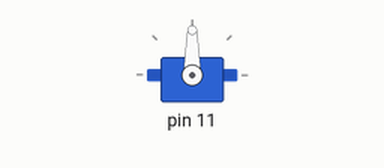
The sketch below on a simulated Arduino Uno, built with avr-gcc and run on an emulated ATmega328P. Parts: servo. What the sketch prints to the serial monitor is not drawn.

Above: at 0.05 s.
Timing chart, 0 to 4.6 s (numbered marks = the images above):
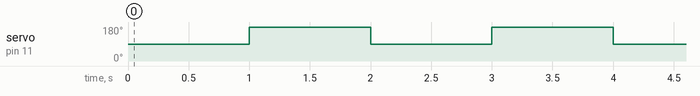

The sketch:

Claw.ino
```cpp
#include "Claw.h"

Claw claw(11);
Servo servo;

void setup() {
  Serial.begin(9600);
  claw.init();
}

void loop() {
  claw.grabCube();
  delay(1000);
  claw.releaseCube();
  delay(1000);
}
```

Claw.cpp
```cpp
#include "Claw.h"

Claw::Claw(int pin)
{
  this->pin = pin;
}

void Claw::init()
{
  servo.attach(pin);
  pinMode(pin, INPUT_PULLUP);
}
void Claw::grabCube()
{
  Serial.println("Grabbing cube");
  int angle = 90;
  servo.write(angle);
  Serial.println("Claw closed");
}

void Claw::releaseCube()
{
  Serial.println("Releasing cube");
  int angle = 180;
  servo.write(angle);
  Serial.print("Claw open");
}
```

Claw.h
```cpp
#ifndef CLAW_H
#define CLAW_H

#include <Arduino.h>
#include <Servo.h>
class Claw
{
private:
  int pin;
  Servo servo;
public:
  Claw() {}//do not use
  Claw(int pin);

  void init();
  void grabCube();
  void releaseCube();
};

#endif
```

Measured:
- by itself, servo on pin 11: alternates 180° for 1.0 s and 90° for 1.0 s
